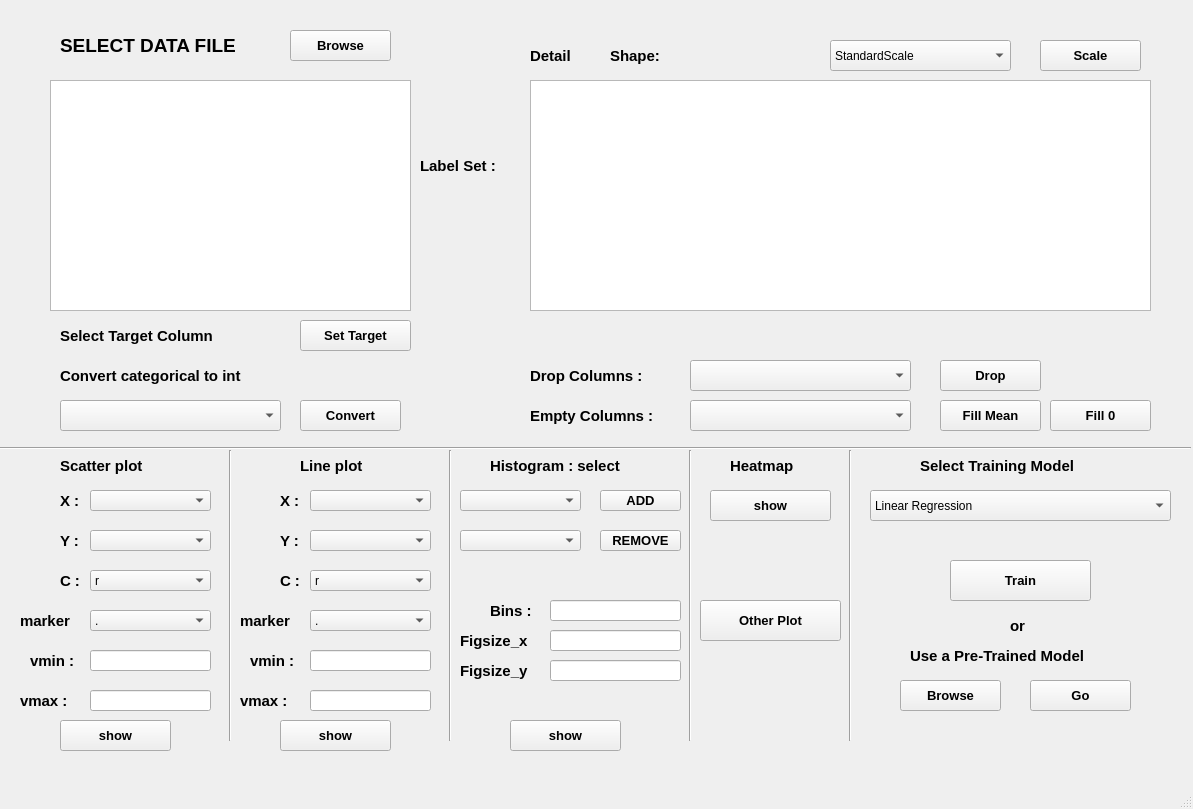
<?xml version="1.0" encoding="UTF-8"?>
<ui version="4.0">
 <class>MainWindow</class>
 <widget class="QMainWindow" name="MainWindow">
  <property name="geometry">
   <rect>
    <x>0</x>
    <y>0</y>
    <width>1193</width>
    <height>809</height>
   </rect>
  </property>
  <property name="windowTitle">
   <string>MainWindow</string>
  </property>
  <widget class="QWidget" name="centralwidget">
   <widget class="QLabel" name="label">
    <property name="geometry">
     <rect>
      <x>60</x>
      <y>30</y>
      <width>221</width>
      <height>31</height>
     </rect>
    </property>
    <property name="font">
     <font>
      <family>Arial</family>
      <pointsize>14</pointsize>
      <weight>75</weight>
      <bold>true</bold>
     </font>
    </property>
    <property name="text">
     <string>SELECT DATA FILE</string>
    </property>
   </widget>
   <widget class="QPushButton" name="Browse">
    <property name="geometry">
     <rect>
      <x>290</x>
      <y>30</y>
      <width>101</width>
      <height>31</height>
     </rect>
    </property>
    <property name="font">
     <font>
      <family>Arial</family>
      <pointsize>10</pointsize>
      <weight>75</weight>
      <bold>true</bold>
     </font>
    </property>
    <property name="styleSheet">
     <string notr="true"/>
    </property>
    <property name="text">
     <string>Browse</string>
    </property>
   </widget>
   <widget class="QListWidget" name="column_list">
    <property name="geometry">
     <rect>
      <x>50</x>
      <y>80</y>
      <width>361</width>
      <height>231</height>
     </rect>
    </property>
   </widget>
   <widget class="QPushButton" name="Submit">
    <property name="geometry">
     <rect>
      <x>300</x>
      <y>320</y>
      <width>111</width>
      <height>31</height>
     </rect>
    </property>
    <property name="font">
     <font>
      <family>Arial</family>
      <pointsize>10</pointsize>
      <weight>75</weight>
      <bold>true</bold>
     </font>
    </property>
    <property name="text">
     <string>Set Target</string>
    </property>
   </widget>
   <widget class="QLabel" name="label_2">
    <property name="geometry">
     <rect>
      <x>60</x>
      <y>320</y>
      <width>221</width>
      <height>31</height>
     </rect>
    </property>
    <property name="font">
     <font>
      <family>Arial</family>
      <pointsize>11</pointsize>
      <weight>75</weight>
      <bold>true</bold>
     </font>
    </property>
    <property name="text">
     <string>Select Target Column</string>
    </property>
   </widget>
   <widget class="QLabel" name="label_3">
    <property name="geometry">
     <rect>
      <x>420</x>
      <y>150</y>
      <width>111</width>
      <height>31</height>
     </rect>
    </property>
    <property name="font">
     <font>
      <family>Arial</family>
      <pointsize>11</pointsize>
      <weight>75</weight>
      <bold>true</bold>
     </font>
    </property>
    <property name="text">
     <string>Label Set :</string>
    </property>
   </widget>
   <widget class="QLabel" name="target_col">
    <property name="geometry">
     <rect>
      <x>420</x>
      <y>200</y>
      <width>111</width>
      <height>31</height>
     </rect>
    </property>
    <property name="font">
     <font>
      <family>Arial</family>
      <pointsize>11</pointsize>
      <weight>75</weight>
      <bold>true</bold>
     </font>
    </property>
    <property name="text">
     <string/>
    </property>
   </widget>
   <widget class="QTableView" name="tableView">
    <property name="geometry">
     <rect>
      <x>530</x>
      <y>80</y>
      <width>621</width>
      <height>231</height>
     </rect>
    </property>
   </widget>
   <widget class="QLabel" name="label_4">
    <property name="geometry">
     <rect>
      <x>530</x>
      <y>40</y>
      <width>61</width>
      <height>31</height>
     </rect>
    </property>
    <property name="font">
     <font>
      <family>Arial</family>
      <pointsize>11</pointsize>
      <weight>75</weight>
      <bold>true</bold>
     </font>
    </property>
    <property name="text">
     <string>Detail</string>
    </property>
   </widget>
   <widget class="QLabel" name="label_5">
    <property name="geometry">
     <rect>
      <x>610</x>
      <y>40</y>
      <width>71</width>
      <height>31</height>
     </rect>
    </property>
    <property name="font">
     <font>
      <family>Arial</family>
      <pointsize>11</pointsize>
      <weight>75</weight>
      <bold>true</bold>
     </font>
    </property>
    <property name="text">
     <string>Shape:</string>
    </property>
   </widget>
   <widget class="QLabel" name="shape">
    <property name="geometry">
     <rect>
      <x>680</x>
      <y>40</y>
      <width>121</width>
      <height>31</height>
     </rect>
    </property>
    <property name="font">
     <font>
      <family>Arial</family>
      <pointsize>11</pointsize>
      <weight>75</weight>
      <bold>true</bold>
     </font>
    </property>
    <property name="text">
     <string/>
    </property>
   </widget>
   <widget class="QComboBox" name="scaler">
    <property name="geometry">
     <rect>
      <x>830</x>
      <y>40</y>
      <width>181</width>
      <height>31</height>
     </rect>
    </property>
    <item>
     <property name="text">
      <string>StandardScale</string>
     </property>
    </item>
    <item>
     <property name="text">
      <string>MinMaxScale</string>
     </property>
    </item>
    <item>
     <property name="text">
      <string>PowerScale</string>
     </property>
    </item>
   </widget>
   <widget class="QPushButton" name="scale_btn">
    <property name="geometry">
     <rect>
      <x>1040</x>
      <y>40</y>
      <width>101</width>
      <height>31</height>
     </rect>
    </property>
    <property name="font">
     <font>
      <family>Arial</family>
      <pointsize>10</pointsize>
      <weight>75</weight>
      <bold>true</bold>
     </font>
    </property>
    <property name="text">
     <string>Scale</string>
    </property>
   </widget>
   <widget class="QLabel" name="label_6">
    <property name="geometry">
     <rect>
      <x>60</x>
      <y>360</y>
      <width>241</width>
      <height>31</height>
     </rect>
    </property>
    <property name="font">
     <font>
      <family>Arial</family>
      <pointsize>11</pointsize>
      <weight>75</weight>
      <bold>true</bold>
     </font>
    </property>
    <property name="text">
     <string>Convert categorical to int</string>
    </property>
   </widget>
   <widget class="QComboBox" name="cat_column">
    <property name="geometry">
     <rect>
      <x>60</x>
      <y>400</y>
      <width>221</width>
      <height>31</height>
     </rect>
    </property>
   </widget>
   <widget class="QPushButton" name="convert_btn">
    <property name="geometry">
     <rect>
      <x>300</x>
      <y>400</y>
      <width>101</width>
      <height>31</height>
     </rect>
    </property>
    <property name="font">
     <font>
      <family>Arial</family>
      <pointsize>10</pointsize>
      <weight>75</weight>
      <bold>true</bold>
     </font>
    </property>
    <property name="text">
     <string>Convert</string>
    </property>
   </widget>
   <widget class="QPushButton" name="drop_btn">
    <property name="geometry">
     <rect>
      <x>940</x>
      <y>360</y>
      <width>101</width>
      <height>31</height>
     </rect>
    </property>
    <property name="font">
     <font>
      <family>Arial</family>
      <pointsize>10</pointsize>
      <weight>75</weight>
      <bold>true</bold>
     </font>
    </property>
    <property name="text">
     <string>Drop</string>
    </property>
   </widget>
   <widget class="QLabel" name="label_7">
    <property name="geometry">
     <rect>
      <x>530</x>
      <y>360</y>
      <width>151</width>
      <height>31</height>
     </rect>
    </property>
    <property name="font">
     <font>
      <family>Arial</family>
      <pointsize>11</pointsize>
      <weight>75</weight>
      <bold>true</bold>
     </font>
    </property>
    <property name="text">
     <string>Drop Columns :</string>
    </property>
   </widget>
   <widget class="QComboBox" name="drop_column">
    <property name="geometry">
     <rect>
      <x>690</x>
      <y>360</y>
      <width>221</width>
      <height>31</height>
     </rect>
    </property>
   </widget>
   <widget class="QComboBox" name="empty_column">
    <property name="geometry">
     <rect>
      <x>690</x>
      <y>400</y>
      <width>221</width>
      <height>31</height>
     </rect>
    </property>
   </widget>
   <widget class="QLabel" name="label_8">
    <property name="geometry">
     <rect>
      <x>530</x>
      <y>400</y>
      <width>151</width>
      <height>31</height>
     </rect>
    </property>
    <property name="font">
     <font>
      <family>Arial</family>
      <pointsize>11</pointsize>
      <weight>75</weight>
      <bold>true</bold>
     </font>
    </property>
    <property name="text">
     <string>Empty Columns :</string>
    </property>
   </widget>
   <widget class="QPushButton" name="fiil_mean">
    <property name="geometry">
     <rect>
      <x>940</x>
      <y>400</y>
      <width>101</width>
      <height>31</height>
     </rect>
    </property>
    <property name="font">
     <font>
      <family>Arial</family>
      <pointsize>10</pointsize>
      <weight>75</weight>
      <bold>true</bold>
     </font>
    </property>
    <property name="text">
     <string>Fill Mean</string>
    </property>
   </widget>
   <widget class="QPushButton" name="fill_na">
    <property name="geometry">
     <rect>
      <x>1050</x>
      <y>400</y>
      <width>101</width>
      <height>31</height>
     </rect>
    </property>
    <property name="font">
     <font>
      <family>Arial</family>
      <pointsize>10</pointsize>
      <weight>75</weight>
      <bold>true</bold>
     </font>
    </property>
    <property name="text">
     <string>Fill 0</string>
    </property>
   </widget>
   <widget class="Line" name="line">
    <property name="geometry">
     <rect>
      <x>220</x>
      <y>450</y>
      <width>20</width>
      <height>291</height>
     </rect>
    </property>
    <property name="orientation">
     <enum>Qt::Vertical</enum>
    </property>
   </widget>
   <widget class="Line" name="line_2">
    <property name="geometry">
     <rect>
      <x>0</x>
      <y>440</y>
      <width>1191</width>
      <height>16</height>
     </rect>
    </property>
    <property name="orientation">
     <enum>Qt::Horizontal</enum>
    </property>
   </widget>
   <widget class="Line" name="line_3">
    <property name="geometry">
     <rect>
      <x>440</x>
      <y>450</y>
      <width>20</width>
      <height>291</height>
     </rect>
    </property>
    <property name="orientation">
     <enum>Qt::Vertical</enum>
    </property>
   </widget>
   <widget class="Line" name="line_4">
    <property name="geometry">
     <rect>
      <x>680</x>
      <y>450</y>
      <width>20</width>
      <height>291</height>
     </rect>
    </property>
    <property name="orientation">
     <enum>Qt::Vertical</enum>
    </property>
   </widget>
   <widget class="Line" name="line_5">
    <property name="geometry">
     <rect>
      <x>840</x>
      <y>450</y>
      <width>20</width>
      <height>291</height>
     </rect>
    </property>
    <property name="orientation">
     <enum>Qt::Vertical</enum>
    </property>
   </widget>
   <widget class="QLabel" name="label_9">
    <property name="geometry">
     <rect>
      <x>60</x>
      <y>450</y>
      <width>111</width>
      <height>31</height>
     </rect>
    </property>
    <property name="font">
     <font>
      <family>Arial</family>
      <pointsize>11</pointsize>
      <weight>75</weight>
      <bold>true</bold>
     </font>
    </property>
    <property name="text">
     <string>Scatter plot</string>
    </property>
   </widget>
   <widget class="QLabel" name="label_10">
    <property name="geometry">
     <rect>
      <x>300</x>
      <y>450</y>
      <width>81</width>
      <height>31</height>
     </rect>
    </property>
    <property name="font">
     <font>
      <family>Arial</family>
      <pointsize>11</pointsize>
      <weight>75</weight>
      <bold>true</bold>
     </font>
    </property>
    <property name="text">
     <string>Line plot</string>
    </property>
   </widget>
   <widget class="QLabel" name="label_11">
    <property name="geometry">
     <rect>
      <x>490</x>
      <y>450</y>
      <width>171</width>
      <height>31</height>
     </rect>
    </property>
    <property name="font">
     <font>
      <family>Arial</family>
      <pointsize>11</pointsize>
      <weight>75</weight>
      <bold>true</bold>
     </font>
    </property>
    <property name="text">
     <string>Histogram : select</string>
    </property>
   </widget>
   <widget class="QLabel" name="label_12">
    <property name="geometry">
     <rect>
      <x>730</x>
      <y>450</y>
      <width>81</width>
      <height>31</height>
     </rect>
    </property>
    <property name="font">
     <font>
      <family>Arial</family>
      <pointsize>11</pointsize>
      <weight>75</weight>
      <bold>true</bold>
     </font>
    </property>
    <property name="text">
     <string>Heatmap</string>
    </property>
   </widget>
   <widget class="QLabel" name="label_13">
    <property name="geometry">
     <rect>
      <x>920</x>
      <y>450</y>
      <width>191</width>
      <height>31</height>
     </rect>
    </property>
    <property name="font">
     <font>
      <family>Arial</family>
      <pointsize>11</pointsize>
      <weight>75</weight>
      <bold>true</bold>
     </font>
    </property>
    <property name="text">
     <string>Select Training Model</string>
    </property>
   </widget>
   <widget class="QLabel" name="label_14">
    <property name="geometry">
     <rect>
      <x>60</x>
      <y>490</y>
      <width>31</width>
      <height>21</height>
     </rect>
    </property>
    <property name="font">
     <font>
      <family>Arial</family>
      <pointsize>11</pointsize>
      <weight>75</weight>
      <bold>true</bold>
     </font>
    </property>
    <property name="text">
     <string>X :</string>
    </property>
   </widget>
   <widget class="QComboBox" name="scater_x">
    <property name="geometry">
     <rect>
      <x>90</x>
      <y>490</y>
      <width>121</width>
      <height>21</height>
     </rect>
    </property>
   </widget>
   <widget class="QComboBox" name="scater_mark">
    <property name="geometry">
     <rect>
      <x>90</x>
      <y>610</y>
      <width>121</width>
      <height>21</height>
     </rect>
    </property>
    <item>
     <property name="text">
      <string>.</string>
     </property>
    </item>
    <item>
     <property name="text">
      <string>,</string>
     </property>
    </item>
    <item>
     <property name="text">
      <string>o</string>
     </property>
    </item>
    <item>
     <property name="text">
      <string>v</string>
     </property>
    </item>
    <item>
     <property name="text">
      <string>^</string>
     </property>
    </item>
    <item>
     <property name="text">
      <string>&lt;</string>
     </property>
    </item>
    <item>
     <property name="text">
      <string>-</string>
     </property>
    </item>
    <item>
     <property name="text">
      <string>1</string>
     </property>
    </item>
    <item>
     <property name="text">
      <string>2</string>
     </property>
    </item>
    <item>
     <property name="text">
      <string>3</string>
     </property>
    </item>
    <item>
     <property name="text">
      <string>4</string>
     </property>
    </item>
    <item>
     <property name="text">
      <string>8</string>
     </property>
    </item>
   </widget>
   <widget class="QLabel" name="label_17">
    <property name="geometry">
     <rect>
      <x>20</x>
      <y>610</y>
      <width>61</width>
      <height>21</height>
     </rect>
    </property>
    <property name="font">
     <font>
      <family>Arial</family>
      <pointsize>11</pointsize>
      <weight>75</weight>
      <bold>true</bold>
     </font>
    </property>
    <property name="text">
     <string>marker</string>
    </property>
   </widget>
   <widget class="QLabel" name="label_18">
    <property name="geometry">
     <rect>
      <x>30</x>
      <y>650</y>
      <width>61</width>
      <height>21</height>
     </rect>
    </property>
    <property name="font">
     <font>
      <family>Arial</family>
      <pointsize>11</pointsize>
      <weight>75</weight>
      <bold>true</bold>
     </font>
    </property>
    <property name="text">
     <string>vmin :</string>
    </property>
   </widget>
   <widget class="QLabel" name="label_19">
    <property name="geometry">
     <rect>
      <x>20</x>
      <y>690</y>
      <width>61</width>
      <height>21</height>
     </rect>
    </property>
    <property name="font">
     <font>
      <family>Arial</family>
      <pointsize>11</pointsize>
      <weight>75</weight>
      <bold>true</bold>
     </font>
    </property>
    <property name="text">
     <string>vmax :</string>
    </property>
   </widget>
   <widget class="QPushButton" name="scater_plot">
    <property name="geometry">
     <rect>
      <x>60</x>
      <y>720</y>
      <width>111</width>
      <height>31</height>
     </rect>
    </property>
    <property name="font">
     <font>
      <family>Arial</family>
      <pointsize>10</pointsize>
      <weight>75</weight>
      <bold>true</bold>
     </font>
    </property>
    <property name="text">
     <string>show</string>
    </property>
   </widget>
   <widget class="QLineEdit" name="scater_vmin">
    <property name="geometry">
     <rect>
      <x>90</x>
      <y>650</y>
      <width>121</width>
      <height>21</height>
     </rect>
    </property>
   </widget>
   <widget class="QLineEdit" name="scater_vmax">
    <property name="geometry">
     <rect>
      <x>90</x>
      <y>690</y>
      <width>121</width>
      <height>21</height>
     </rect>
    </property>
   </widget>
   <widget class="QComboBox" name="scater_y">
    <property name="geometry">
     <rect>
      <x>90</x>
      <y>530</y>
      <width>121</width>
      <height>21</height>
     </rect>
    </property>
   </widget>
   <widget class="QLabel" name="label_15">
    <property name="geometry">
     <rect>
      <x>60</x>
      <y>530</y>
      <width>31</width>
      <height>21</height>
     </rect>
    </property>
    <property name="font">
     <font>
      <family>Arial</family>
      <pointsize>11</pointsize>
      <weight>75</weight>
      <bold>true</bold>
     </font>
    </property>
    <property name="text">
     <string>Y :</string>
    </property>
   </widget>
   <widget class="QComboBox" name="scater_c">
    <property name="geometry">
     <rect>
      <x>90</x>
      <y>570</y>
      <width>121</width>
      <height>21</height>
     </rect>
    </property>
    <item>
     <property name="text">
      <string>r</string>
     </property>
    </item>
    <item>
     <property name="text">
      <string>g</string>
     </property>
    </item>
    <item>
     <property name="text">
      <string>b</string>
     </property>
    </item>
    <item>
     <property name="text">
      <string>y</string>
     </property>
    </item>
    <item>
     <property name="text">
      <string>k</string>
     </property>
    </item>
   </widget>
   <widget class="QLabel" name="label_16">
    <property name="geometry">
     <rect>
      <x>60</x>
      <y>570</y>
      <width>31</width>
      <height>21</height>
     </rect>
    </property>
    <property name="font">
     <font>
      <family>Arial</family>
      <pointsize>11</pointsize>
      <weight>75</weight>
      <bold>true</bold>
     </font>
    </property>
    <property name="text">
     <string>C :</string>
    </property>
   </widget>
   <widget class="QLabel" name="label_20">
    <property name="geometry">
     <rect>
      <x>280</x>
      <y>570</y>
      <width>31</width>
      <height>21</height>
     </rect>
    </property>
    <property name="font">
     <font>
      <family>Arial</family>
      <pointsize>11</pointsize>
      <weight>75</weight>
      <bold>true</bold>
     </font>
    </property>
    <property name="text">
     <string>C :</string>
    </property>
   </widget>
   <widget class="QLineEdit" name="lineEdit_3">
    <property name="geometry">
     <rect>
      <x>310</x>
      <y>690</y>
      <width>121</width>
      <height>21</height>
     </rect>
    </property>
   </widget>
   <widget class="QComboBox" name="line_y">
    <property name="geometry">
     <rect>
      <x>310</x>
      <y>530</y>
      <width>121</width>
      <height>21</height>
     </rect>
    </property>
   </widget>
   <widget class="QLabel" name="label_21">
    <property name="geometry">
     <rect>
      <x>250</x>
      <y>650</y>
      <width>61</width>
      <height>21</height>
     </rect>
    </property>
    <property name="font">
     <font>
      <family>Arial</family>
      <pointsize>11</pointsize>
      <weight>75</weight>
      <bold>true</bold>
     </font>
    </property>
    <property name="text">
     <string>vmin :</string>
    </property>
   </widget>
   <widget class="QComboBox" name="line_x">
    <property name="geometry">
     <rect>
      <x>310</x>
      <y>490</y>
      <width>121</width>
      <height>21</height>
     </rect>
    </property>
   </widget>
   <widget class="QLabel" name="label_22">
    <property name="geometry">
     <rect>
      <x>280</x>
      <y>530</y>
      <width>31</width>
      <height>21</height>
     </rect>
    </property>
    <property name="font">
     <font>
      <family>Arial</family>
      <pointsize>11</pointsize>
      <weight>75</weight>
      <bold>true</bold>
     </font>
    </property>
    <property name="text">
     <string>Y :</string>
    </property>
   </widget>
   <widget class="QComboBox" name="line_c">
    <property name="geometry">
     <rect>
      <x>310</x>
      <y>570</y>
      <width>121</width>
      <height>21</height>
     </rect>
    </property>
    <item>
     <property name="text">
      <string>r</string>
     </property>
    </item>
    <item>
     <property name="text">
      <string>g</string>
     </property>
    </item>
    <item>
     <property name="text">
      <string>b</string>
     </property>
    </item>
    <item>
     <property name="text">
      <string>y</string>
     </property>
    </item>
    <item>
     <property name="text">
      <string>k</string>
     </property>
    </item>
   </widget>
   <widget class="QPushButton" name="line_plot">
    <property name="geometry">
     <rect>
      <x>280</x>
      <y>720</y>
      <width>111</width>
      <height>31</height>
     </rect>
    </property>
    <property name="font">
     <font>
      <family>Arial</family>
      <pointsize>10</pointsize>
      <weight>75</weight>
      <bold>true</bold>
     </font>
    </property>
    <property name="text">
     <string>show</string>
    </property>
   </widget>
   <widget class="QComboBox" name="line_mark">
    <property name="geometry">
     <rect>
      <x>310</x>
      <y>610</y>
      <width>121</width>
      <height>21</height>
     </rect>
    </property>
    <item>
     <property name="text">
      <string>.</string>
     </property>
    </item>
    <item>
     <property name="text">
      <string>,</string>
     </property>
    </item>
    <item>
     <property name="text">
      <string>^</string>
     </property>
    </item>
    <item>
     <property name="text">
      <string>&lt;</string>
     </property>
    </item>
    <item>
     <property name="text">
      <string>o</string>
     </property>
    </item>
   </widget>
   <widget class="QLabel" name="label_23">
    <property name="geometry">
     <rect>
      <x>280</x>
      <y>490</y>
      <width>31</width>
      <height>21</height>
     </rect>
    </property>
    <property name="font">
     <font>
      <family>Arial</family>
      <pointsize>11</pointsize>
      <weight>75</weight>
      <bold>true</bold>
     </font>
    </property>
    <property name="text">
     <string>X :</string>
    </property>
   </widget>
   <widget class="QLineEdit" name="lineEdit_4">
    <property name="geometry">
     <rect>
      <x>310</x>
      <y>650</y>
      <width>121</width>
      <height>21</height>
     </rect>
    </property>
   </widget>
   <widget class="QLabel" name="label_24">
    <property name="geometry">
     <rect>
      <x>240</x>
      <y>690</y>
      <width>61</width>
      <height>21</height>
     </rect>
    </property>
    <property name="font">
     <font>
      <family>Arial</family>
      <pointsize>11</pointsize>
      <weight>75</weight>
      <bold>true</bold>
     </font>
    </property>
    <property name="text">
     <string>vmax :</string>
    </property>
   </widget>
   <widget class="QLabel" name="label_25">
    <property name="geometry">
     <rect>
      <x>240</x>
      <y>610</y>
      <width>61</width>
      <height>21</height>
     </rect>
    </property>
    <property name="font">
     <font>
      <family>Arial</family>
      <pointsize>11</pointsize>
      <weight>75</weight>
      <bold>true</bold>
     </font>
    </property>
    <property name="text">
     <string>marker</string>
    </property>
   </widget>
   <widget class="QComboBox" name="hist_column">
    <property name="geometry">
     <rect>
      <x>460</x>
      <y>490</y>
      <width>121</width>
      <height>21</height>
     </rect>
    </property>
   </widget>
   <widget class="QPushButton" name="hist_add_btn">
    <property name="geometry">
     <rect>
      <x>600</x>
      <y>490</y>
      <width>81</width>
      <height>21</height>
     </rect>
    </property>
    <property name="font">
     <font>
      <family>Arial</family>
      <pointsize>10</pointsize>
      <weight>75</weight>
      <bold>true</bold>
     </font>
    </property>
    <property name="text">
     <string>ADD</string>
    </property>
   </widget>
   <widget class="QComboBox" name="hist_column_add">
    <property name="geometry">
     <rect>
      <x>460</x>
      <y>530</y>
      <width>121</width>
      <height>21</height>
     </rect>
    </property>
   </widget>
   <widget class="QPushButton" name="hist_remove_btn">
    <property name="geometry">
     <rect>
      <x>600</x>
      <y>530</y>
      <width>81</width>
      <height>21</height>
     </rect>
    </property>
    <property name="font">
     <font>
      <family>Arial</family>
      <pointsize>10</pointsize>
      <weight>75</weight>
      <bold>true</bold>
     </font>
    </property>
    <property name="text">
     <string>REMOVE</string>
    </property>
   </widget>
   <widget class="QLineEdit" name="hist_bin">
    <property name="geometry">
     <rect>
      <x>550</x>
      <y>600</y>
      <width>131</width>
      <height>21</height>
     </rect>
    </property>
   </widget>
   <widget class="QLabel" name="label_26">
    <property name="geometry">
     <rect>
      <x>490</x>
      <y>600</y>
      <width>61</width>
      <height>21</height>
     </rect>
    </property>
    <property name="font">
     <font>
      <family>Arial</family>
      <pointsize>11</pointsize>
      <weight>75</weight>
      <bold>true</bold>
     </font>
    </property>
    <property name="text">
     <string>Bins :</string>
    </property>
   </widget>
   <widget class="QLineEdit" name="hist_x">
    <property name="geometry">
     <rect>
      <x>550</x>
      <y>630</y>
      <width>131</width>
      <height>21</height>
     </rect>
    </property>
   </widget>
   <widget class="QLabel" name="label_27">
    <property name="geometry">
     <rect>
      <x>460</x>
      <y>630</y>
      <width>91</width>
      <height>21</height>
     </rect>
    </property>
    <property name="font">
     <font>
      <family>Arial</family>
      <pointsize>11</pointsize>
      <weight>75</weight>
      <bold>true</bold>
     </font>
    </property>
    <property name="text">
     <string>Figsize_x</string>
    </property>
   </widget>
   <widget class="QLineEdit" name="hist_y">
    <property name="geometry">
     <rect>
      <x>550</x>
      <y>660</y>
      <width>131</width>
      <height>21</height>
     </rect>
    </property>
   </widget>
   <widget class="QLabel" name="label_28">
    <property name="geometry">
     <rect>
      <x>460</x>
      <y>660</y>
      <width>91</width>
      <height>21</height>
     </rect>
    </property>
    <property name="font">
     <font>
      <family>Arial</family>
      <pointsize>11</pointsize>
      <weight>75</weight>
      <bold>true</bold>
     </font>
    </property>
    <property name="text">
     <string>Figsize_y</string>
    </property>
   </widget>
   <widget class="QPushButton" name="histogram">
    <property name="geometry">
     <rect>
      <x>510</x>
      <y>720</y>
      <width>111</width>
      <height>31</height>
     </rect>
    </property>
    <property name="font">
     <font>
      <family>Arial</family>
      <pointsize>10</pointsize>
      <weight>75</weight>
      <bold>true</bold>
     </font>
    </property>
    <property name="text">
     <string>show</string>
    </property>
   </widget>
   <widget class="QPushButton" name="hitmap">
    <property name="geometry">
     <rect>
      <x>710</x>
      <y>490</y>
      <width>121</width>
      <height>31</height>
     </rect>
    </property>
    <property name="font">
     <font>
      <family>Arial</family>
      <pointsize>10</pointsize>
      <weight>75</weight>
      <bold>true</bold>
     </font>
    </property>
    <property name="text">
     <string>show</string>
    </property>
   </widget>
   <widget class="QPushButton" name="convert_btn_8">
    <property name="geometry">
     <rect>
      <x>700</x>
      <y>600</y>
      <width>141</width>
      <height>41</height>
     </rect>
    </property>
    <property name="font">
     <font>
      <family>Arial</family>
      <pointsize>10</pointsize>
      <weight>75</weight>
      <bold>true</bold>
     </font>
    </property>
    <property name="text">
     <string>Other Plot</string>
    </property>
   </widget>
   <widget class="QComboBox" name="model_select">
    <property name="geometry">
     <rect>
      <x>870</x>
      <y>490</y>
      <width>301</width>
      <height>31</height>
     </rect>
    </property>
    <item>
     <property name="text">
      <string>Linear Regression</string>
     </property>
    </item>
    <item>
     <property name="text">
      <string>SVM</string>
     </property>
    </item>
    <item>
     <property name="text">
      <string>SVR</string>
     </property>
    </item>
    <item>
     <property name="text">
      <string>Logistic Regression</string>
     </property>
    </item>
    <item>
     <property name="text">
      <string>Random Forest</string>
     </property>
    </item>
    <item>
     <property name="text">
      <string>KNN</string>
     </property>
    </item>
    <item>
     <property name="text">
      <string>MLP</string>
     </property>
    </item>
   </widget>
   <widget class="QPushButton" name="train">
    <property name="geometry">
     <rect>
      <x>950</x>
      <y>560</y>
      <width>141</width>
      <height>41</height>
     </rect>
    </property>
    <property name="font">
     <font>
      <family>Arial</family>
      <pointsize>10</pointsize>
      <weight>75</weight>
      <bold>true</bold>
     </font>
    </property>
    <property name="text">
     <string>Train</string>
    </property>
   </widget>
   <widget class="QLabel" name="label_29">
    <property name="geometry">
     <rect>
      <x>1010</x>
      <y>610</y>
      <width>21</width>
      <height>31</height>
     </rect>
    </property>
    <property name="font">
     <font>
      <family>Arial</family>
      <pointsize>11</pointsize>
      <weight>75</weight>
      <bold>true</bold>
     </font>
    </property>
    <property name="text">
     <string>or</string>
    </property>
   </widget>
   <widget class="QLabel" name="label_30">
    <property name="geometry">
     <rect>
      <x>910</x>
      <y>640</y>
      <width>221</width>
      <height>31</height>
     </rect>
    </property>
    <property name="font">
     <font>
      <family>Arial</family>
      <pointsize>11</pointsize>
      <weight>75</weight>
      <bold>true</bold>
     </font>
    </property>
    <property name="text">
     <string>Use a Pre-Trained Model</string>
    </property>
   </widget>
   <widget class="QPushButton" name="convert_btn_10">
    <property name="geometry">
     <rect>
      <x>900</x>
      <y>680</y>
      <width>101</width>
      <height>31</height>
     </rect>
    </property>
    <property name="font">
     <font>
      <family>Arial</family>
      <pointsize>10</pointsize>
      <weight>75</weight>
      <bold>true</bold>
     </font>
    </property>
    <property name="text">
     <string>Browse</string>
    </property>
   </widget>
   <widget class="QPushButton" name="convert_btn_11">
    <property name="geometry">
     <rect>
      <x>1030</x>
      <y>680</y>
      <width>101</width>
      <height>31</height>
     </rect>
    </property>
    <property name="font">
     <font>
      <family>Arial</family>
      <pointsize>10</pointsize>
      <weight>75</weight>
      <bold>true</bold>
     </font>
    </property>
    <property name="text">
     <string>Go</string>
    </property>
   </widget>
  </widget>
  <widget class="QMenuBar" name="menubar">
   <property name="geometry">
    <rect>
     <x>0</x>
     <y>0</y>
     <width>1193</width>
     <height>26</height>
    </rect>
   </property>
  </widget>
  <widget class="QStatusBar" name="statusbar"/>
 </widget>
 <resources/>
 <connections/>
</ui>
